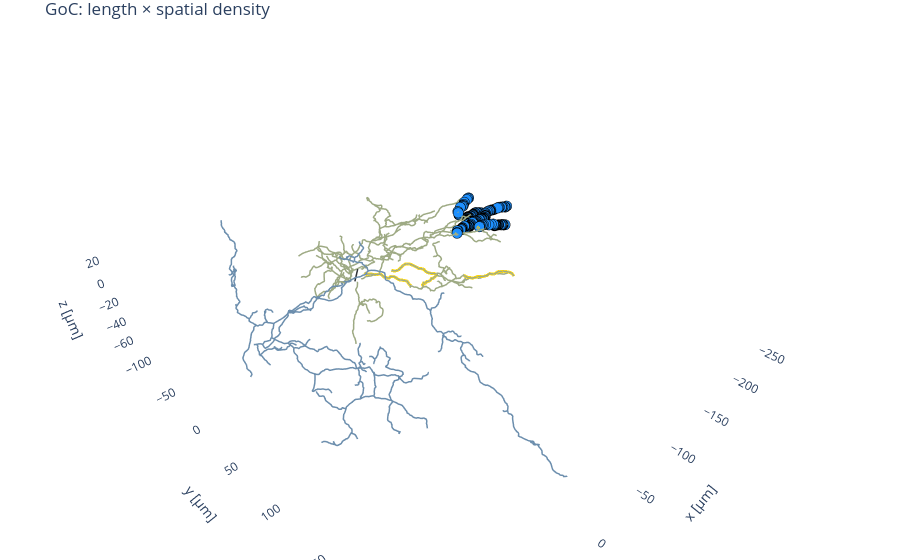

Notebook code for this chart:
### Markdown cell above
### 同一组 region 与 locset 的三维显示

`vis3d(region=..., locset=...)` 与 2D 使用相同的 evaluated masks：region 显示为高亮管段，locset 显示为球形标记。每次调用各接受一个 region 和 locset；需要多个集合时，先组合表达式再 evaluate。GoC 的 ASC 带有完整 point geometry，因此可以直接使用 Plotly 交互式后端旋转和缩放。

### Code cell
figure_3d = goc_morphology.vis3d(
    backend="plotly",
    region=spatial_region_mask,
    locset=focused_spatial,
    show=False,
)
figure_3d.update_layout(title="GoC: length × spatial density")
figure_3d
